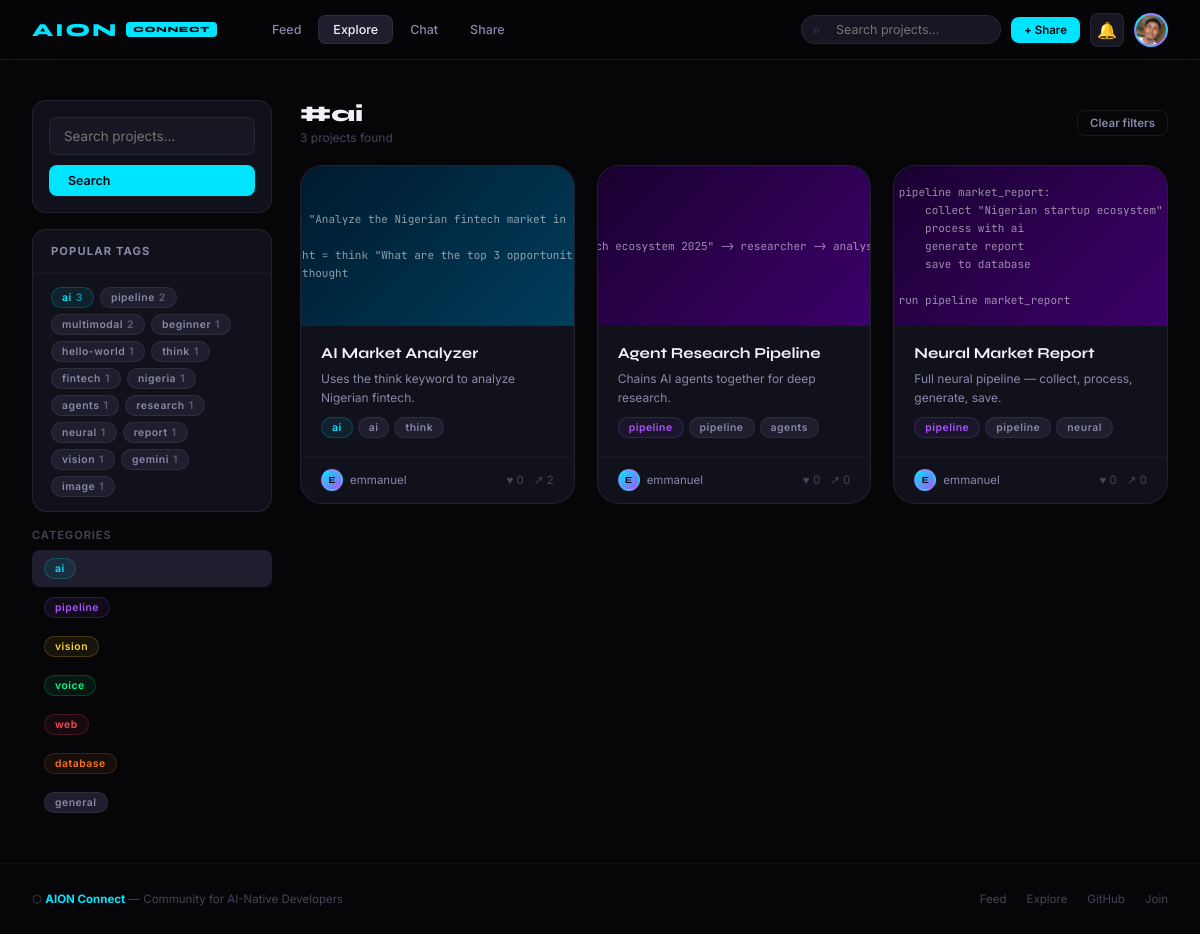
The page /explore?tag=ai (signed in) on the database its author committed.
### database.py (models this page shows, shortened)
class User(UserMixin, db.Model):
    __tablename__ = "users"
    id         = db.Column(db.Integer, primary_key=True)
    username   = db.Column(db.String(40), unique=True, nullable=False)
    email      = db.Column(db.String(120), unique=True, nullable=False)
    password   = db.Column(db.String(200), nullable=False)
    bio        = db.Column(db.String(300), default="")
    avatar     = db.Column(db.String(200), default="")
    github     = db.Column(db.String(100), default="")
    website    = db.Column(db.String(200), default="")
    created_at = db.Column(db.DateTime, default=datetime.utcnow)
    projects  = db.relationship("Project", backref="author",
                                 lazy=True, cascade="all, delete")
    comments  = db.relationship("Comment", backref="author",
                                 lazy=True, cascade="all, delete")
    likes     = db.relationship("Like", backref="user",
                                 lazy=True, cascade="all, delete")
    following = db.relationship("Follow",
                                 foreign_keys="Follow.follower_id",
                                 backref="follower",
                                 lazy=True, cascade="all, delete")
    followers = db.relationship("Follow",
                                 foreign_keys="Follow.followed_id",
                                 backref="followed",
                                 lazy=True, cascade="all, delete")

class Project(db.Model):
    __tablename__ = "projects"
    id          = db.Column(db.Integer, primary_key=True)
    title       = db.Column(db.String(100), nullable=False)
    description = db.Column(db.String(500), default="")
    code        = db.Column(db.Text, nullable=False)
    category    = db.Column(db.String(30), default="general")
    tags        = db.Column(db.String(200), default="")
    views       = db.Column(db.Integer, default=0)
    created_at  = db.Column(db.DateTime, default=datetime.utcnow)
    updated_at  = db.Column(db.DateTime, default=datetime.utcnow,
                             onupdate=datetime.utcnow)
    user_id     = db.Column(db.Integer,
                             db.ForeignKey("users.id"),
                             nullable=False)
    comments = db.relationship("Comment", backref="project",
                                lazy=True, cascade="all, delete")
    likes    = db.relationship("Like", backref="project",
                                lazy=True, cascade="all, delete")
    @property
    def like_count(self):
        return len(self.likes)
    @property
    def tag_list(self):
        if not self.tags:
            return []
        return [t.strip() for t in self.tags.split(",") if t.strip()]

### app.py (the view)
@main.route("/explore")
def explore():
    tag    = request.args.get("tag", "")
    search = request.args.get("q", "")
    page   = request.args.get("page", 1, type=int)
    query = Project.query
    if tag:
        query = query.filter(Project.tags.contains(tag))
    if search:
        query = query.filter(
            Project.title.contains(search) |
            Project.description.contains(search)
        )
    projects = query.order_by(
        Project.created_at.desc()
    ).paginate(page=page, per_page=16, error_out=False)
    all_projects = Project.query.all()
    tag_counts = {}
    for p in all_projects:
        for t in p.tag_list:
            tag_counts[t] = tag_counts.get(t, 0) + 1
    popular_tags = sorted(
        tag_counts.items(), key=lambda x: x[1], reverse=True
    )[:15]
    return render_template("explore.html",
        projects=projects.items,
        popular_tags=popular_tags,
        current_tag=tag,
        search=search,
        total=projects.total
    )

### templates/explore.html (shortened to what this page needs)
{% extends "base.html" %}
{% block content %}
<div class="page">
<div class="container">
  <div style="display:grid;grid-template-columns:240px 1fr;gap:28px">
    <div>
      <div class="card" style="margin-bottom:16px">
        <div class="card-body" style="padding:16px">
          <form action="/explore" method="GET">
            <input type="text" name="q" class="form-input"
                   placeholder="Search projects..."
                   value="{{ search }}"
                   style="margin-bottom:10px">
            <button type="submit" class="btn btn-primary" style="width:100%">
              Search
            </button>
          </form>
        </div>
      </div>
      <div class="card">
        <div style="padding:14px 18px;border-bottom:1px solid var(--border);
                    font-size:0.7rem;font-weight:700;color:var(--text1);
                    letter-spacing:0.1em;text-transform:uppercase;
                    font-family:var(--font-body)">
          Popular Tags
        </div>
        <div style="padding:14px 18px;display:flex;flex-wrap:wrap;gap:6px">
          {% for tag, count in popular_tags %}
          <a href="/explore?tag={{ tag }}"
             class="tag {% if tag == current_tag %}tag-ai{% else %}tag-general{% endif %}">
            {{ tag }}
            <span style="margin-left:4px;opacity:0.6">{{ count }}</span>
          </a>
          {% endfor %}
        </div>
      </div>
      <div style="margin-top:16px">
        <div style="font-size:0.7rem;color:var(--text2);
                    font-family:var(--font-body);margin-bottom:8px;
                    font-weight:600;letter-spacing:0.08em;text-transform:uppercase">
          Categories
        </div>
        {% for cat in ['ai','pipeline','vision','voice','web','database','general'] %}
        <a href="/explore?tag={{ cat }}"
           style="display:flex;align-items:center;gap:10px;
                  padding:8px 12px;border-radius:var(--radius);
                  text-decoration:none;margin-bottom:2px;
                  transition:background 0.15s;
                  {% if cat == current_tag %}background:var(--bg4);{% endif %}">
          <span class="tag tag-{{ cat }}" style="pointer-events:none">{{ cat }}</span>
        </a>
        {% endfor %}
      </div>
    </div>
    <div>
      <div style="display:flex;align-items:center;
                  justify-content:space-between;margin-bottom:20px">
        <div>
          <h1 style="font-family:var(--font-ui);font-size:1.4rem;
                     font-weight:800;color:var(--text0)">
            {% if search %}Results for "{{ search }}"
            {% elif current_tag %}#{{ current_tag }}
            {% else %}Explore Projects
            {% endif %}
          </h1>
          <p style="font-size:0.75rem;color:var(--text2);
                    margin-top:3px;font-family:var(--font-body)">
            {{ total }} project{% if total != 1 %}s{% endif %} found
          </p>
        </div>
        {% if search or current_tag %}
        <a href="/explore" class="btn btn-ghost btn-sm">Clear filters</a>
        {% endif %}
      </div>
      {% if projects %}
      <div class="grid grid-3">
        {% for p in projects %}
        <div class="project-card" onclick="window.location='/project/{{ p.id }}'">
          <div class="project-card-preview cat-{{ p.category }}">
            <div class="project-card-preview-bg">{{ p.code[:300] }}</div>
          </div>
          <div class="project-card-body">
            <div>
              <a href="/project/{{ p.id }}" class="project-title">{{ p.title }}</a>
              <p class="project-desc" style="margin-top:5px">
                {{ p.description or 'No description.' }}
              </p>
            </div>
            <div style="display:flex;gap:5px;flex-wrap:wrap">
              <span class="tag tag-{{ p.category }}">{{ p.category }}</span>
              {% for tag in p.tag_list[:2] %}
              <span class="tag tag-general">{{ tag }}</span>
              {% endfor %}
            </div>
          </div>
          <div class="project-card-footer">
            <a href="/profile/{{ p.author.username }}"
               style="display:flex;align-items:center;gap:7px;
                      text-decoration:none;color:var(--text1);
                      font-size:0.72rem;font-family:var(--font-body)"
               onclick="event.stopPropagation()">
              <div class="avatar" style="width:22px;height:22px;font-size:0.58rem">
                {{ p.author.username[0].upper() }}
              </div>
              {{ p.author.username }}
            </a>
            <div style="display:flex;gap:10px">
              <span class="stat">♥ {{ p.like_count }}</span>
              <span class="stat">↗ {{ p.views }}</span>
            </div>
          </div>
        </div>
        {% endfor %}
      </div>
      {% endif %}
    </div>
  </div>
</div>
</div>
{% endblock %}

### templates/base.html (shortened to what this page needs)
<!DOCTYPE html>
<html lang="en">
<head>
</head>
<body>
<nav class="navbar">
  <a href="/" class="nav-logo">
    AION
    <div class="nav-logo-badge">CONNECT</div>
  </a>
  <div class="nav-links">
    <a href="/" class="nav-link {% if request.endpoint == 'main.home' %}active{% endif %}">Feed</a>
    <a href="/explore" class="nav-link {% if request.endpoint == 'main.explore' %}active{% endif %}">Explore</a>
    <a href="/chat" class="nav-link {% if request.endpoint == 'main.chat' %}active{% endif %}">Chat</a>
    {% if current_user.is_authenticated %}
      <a href="/post" class="nav-link {% if request.endpoint == 'main.post' %}active{% endif %}">Share</a>
    {% endif %}
  </div>
  <div class="nav-right">
    <div class="search-wrap">
      <span class="search-icon">⌕</span>
      <form action="/explore" method="GET">
        <input type="text" name="q" placeholder="Search projects..." value="{{ request.args.get('q', '') }}">
      </form>
    </div>
        {% if current_user.is_authenticated %}
      <a href="/post" class="btn btn-primary btn-sm">+ Share</a>
      <div style="position:relative">
        <a href="/notifications"
           style="width:34px;height:34px;border-radius:var(--radius);
                  background:var(--bg3);border:1px solid var(--border2);
                  display:flex;align-items:center;justify-content:center;
                  text-decoration:none;color:var(--text1);font-size:1rem;
                  transition:all 0.15s"
           onmouseover="this.style.borderColor='var(--border3)';this.style.color='var(--text0)'"
           onmouseout="this.style.borderColor='var(--border2)';this.style.color='var(--text1)'"
           id="notif-bell">
          🔔
        </a>
      </div>
      <a href="/profile/{{ current_user.username }}"
         class="avatar" style="overflow:hidden;padding:0">
        {% if current_user.avatar %}
        <img src="/static/uploads/{{ current_user.avatar }}"
             alt="{{ current_user.username }}"
             style="width:100%;height:100%;object-fit:cover;border-radius:50%">
        {% else %}
        {{ current_user.username[0].upper() }}
        {% endif %}
      </a>
    {% else %}
      <a href="/login" class="btn btn-ghost btn-sm">Login</a>
      <a href="/register" class="btn btn-primary btn-sm">Join Free</a>
    {% endif %}
  </div>
</nav>
{% block content %}{% endblock %}
<footer class="footer">
  <div>⬡ <strong style="color:var(--cyan)">AION Connect</strong> — Community for AI-Native Developers</div>
  <div style="display:flex;gap:20px">
    <a href="/">Feed</a>
    <a href="/explore">Explore</a>
    <a href="https://github.com/kinghenesey/AION" target="_blank">GitHub</a>
    <a href="/register">Join</a>
  </div>
</footer>
</body>
</html>

### rows shown on the page
User: avatar (picture)
Project: category "vision", user "1"
Project: code "think \"Analyze the Nigerian fintech market…", title "AI Market Analyzer", description "Uses the think keyword to analyze Nigerian fintech.", category "ai", 2 "ai" "think", author "E", author.username "emmanuel", like_count "0", views "2"
Project: code "\"African tech ecosystem 2025\" -> researcher -> a…", title "Agent Research Pipeline", description "Chains AI agents together for deep research.", category "pipeline", 2 "pipeline" "agents", author "E", author.username "emmanuel", like_count "0", views "0"
Project: code "pipeline market_report: collect \"Nigerian startup ecosys…", title "Neural Market Report", description "Full neural pipeline — collect, process, generate, save.", category "pipeline", 2 "pipeline" "neural", author "E", author.username "emmanuel", like_count "0", views "0"

### other values the page prints
{{ tag }} "ai" "pipeline" "multimodal" "beginner" "hello-world" "think" "fintech" "nigeria" "agents" "research" "neural" "report" "gemini" "image"
{{ count }} "3" "2" "2" "1" "1" "1" "1" "1" "1" "1" "1" "1" "1" "1"
{{ cat }} "ai" "pipeline" "vision" "voice" "web" "database" "general"
{{ current_tag }} "ai"
{{ total }} "3"
